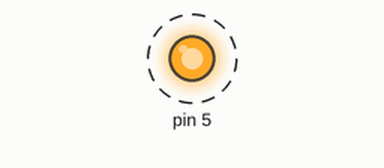
A sketch run on a simulated Arduino Uno, built with avr-gcc and run on an emulated ATmega328P. On the bench: output pins drawn as LEDs (lit = HIGH). Dashed ring = blinking.

Above: at 40.5 s.
Timing chart, 0 to 40.8 s (numbered marks = the images above):
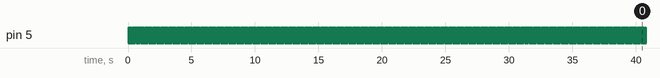

Measured:
- by itself, pin 5: alternates HIGH for 0.04 s and LOW for 0.04 s

The sketch:

Zav3.ino
```cpp
#include "GyverTimers.h"
#include <avr/io.h>
#include <avr/interrupt.h>

void setup()
{
    Timer1.setPeriod(45000);
    Timer1.enableISR();
    pinMode(5, OUTPUT);
}

void loop()
{

}

ISR(TIMER1_A) {
    digitalWrite(5, !digitalRead(5));

}
```
